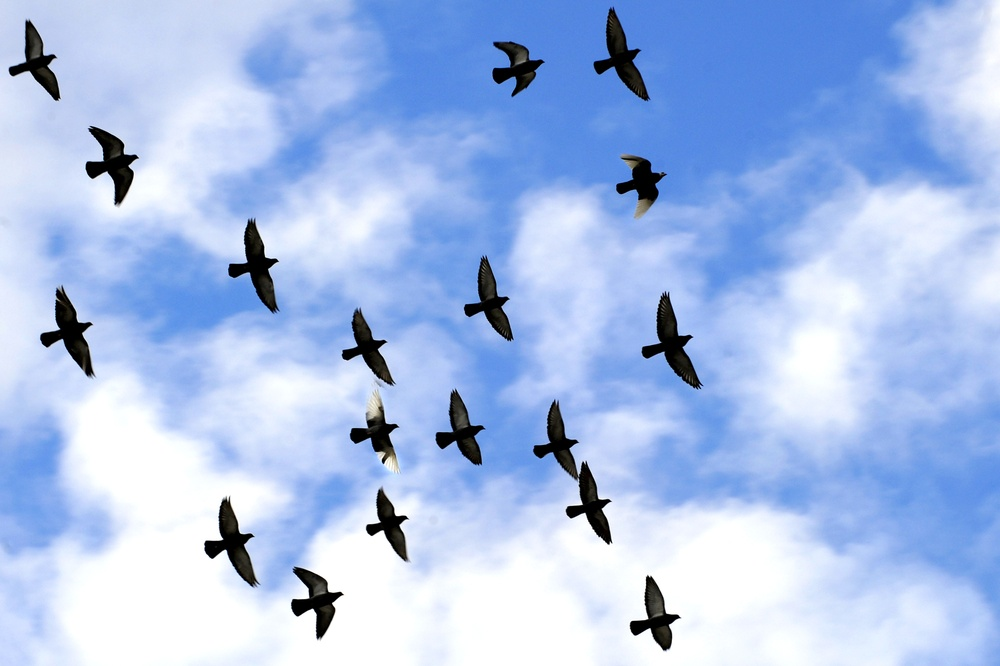
#> input picture images/birds.jpg, 1000 x 666 px, shrunk from 2000 x 1331 before the run
$ jupyter execute MorphologicalOperations.ipynb   (shell and % lines are left out)
#> lines starting #> are read from the running program, lines starting #| are printed output that depends on the picture; after the words box and inside, x2 and y2 are one past the last pixel; in counts of white or black regions, pixels touching at a corner belong together
# Morphological image operations

** Bird Counting **

I've used some simple morphological image operations from scipy.morphology module.

The goal was to count how many birds were in an image

Here are the steps taken :

1. Load the image as an ndimage matrix object
2. Filter all pixels for those with a color tone less than 100/255
3. Get a binary representation of the pixels that satisfy the condition in step 2
4. Apply some dilation and erosion in order to get rid of noise and isolate the birds
5. Count all contiguous areas

[cell 1]
import scipy.ndimage
import matplotlib.pyplot as plt
import numpy


def plotImage(image, cmap='gray'):
    birdsPlot = plt.imshow(image, cmap=cmap)
    birdsPlot.axes.get_xaxis().set_visible(False)
    birdsPlot.axes.get_yaxis().set_visible(False)
    plt.show()

birdsOriginal = scipy.ndimage.imread("images/birds.jpg")
#> birdsOriginal is the input picture: shape (666, 1000, 3); mean R, G, B 168.5, 191.6, 233.4

print("Original image:")
plotImage(birdsOriginal)

[cell 2]
birdsColorMap = birdsOriginal < [100,100,100]
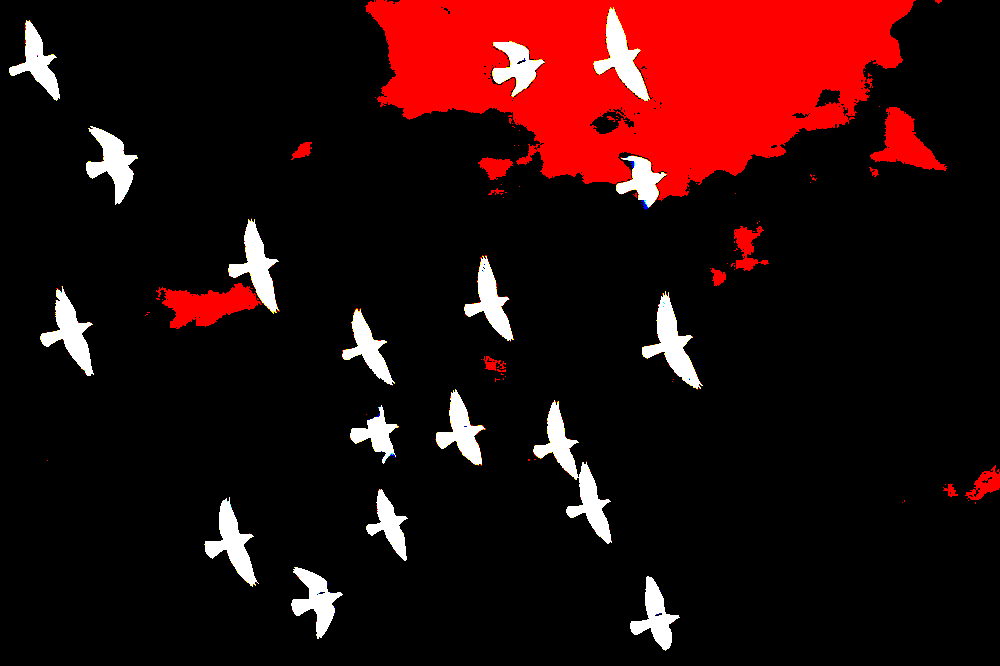
#> birdsColorMap: shape (666, 1000, 3) bool; mean R, G, B 0.156, 0.0417, 0.041

r,g,b = birdsColorMap.T
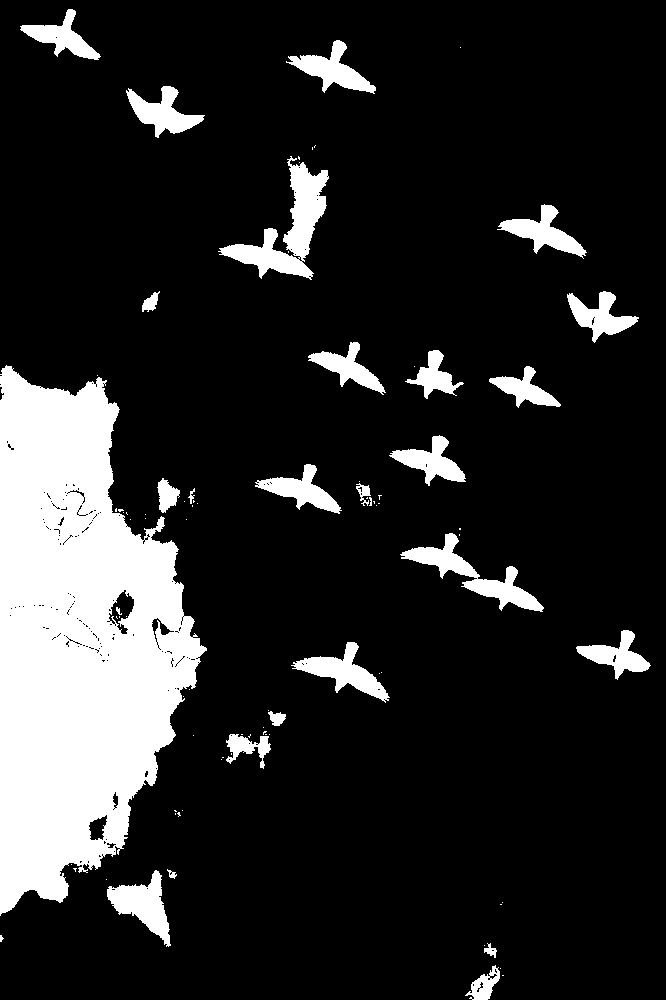
#> r: shape (1000, 666) bool; 15.6% white; 86 white regions (60 under 20 px), largest, box (x1, y1, x2, y2) and area: (0, 365, 207, 916) 73031, (218, 156, 329, 280) 4368, (400, 533, 544, 612) 2826
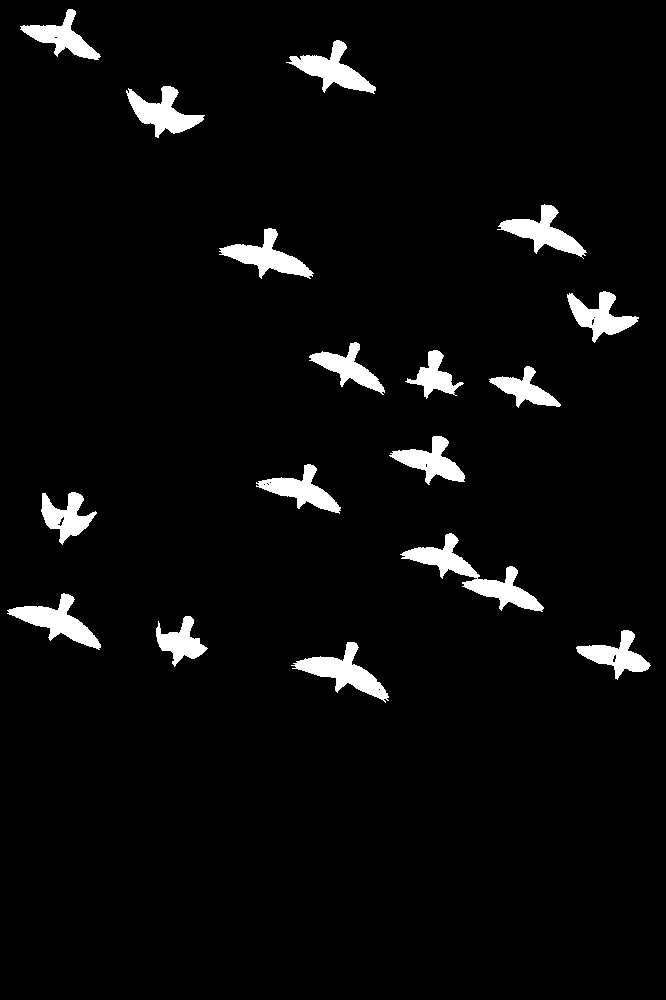
#> g: shape (1000, 666) bool; 4.2% white; 17 white regions, largest, box (x1, y1, x2, y2) and area: (400, 533, 544, 612) 2794, (291, 642, 389, 703) 2011, (7, 593, 101, 650) 1911
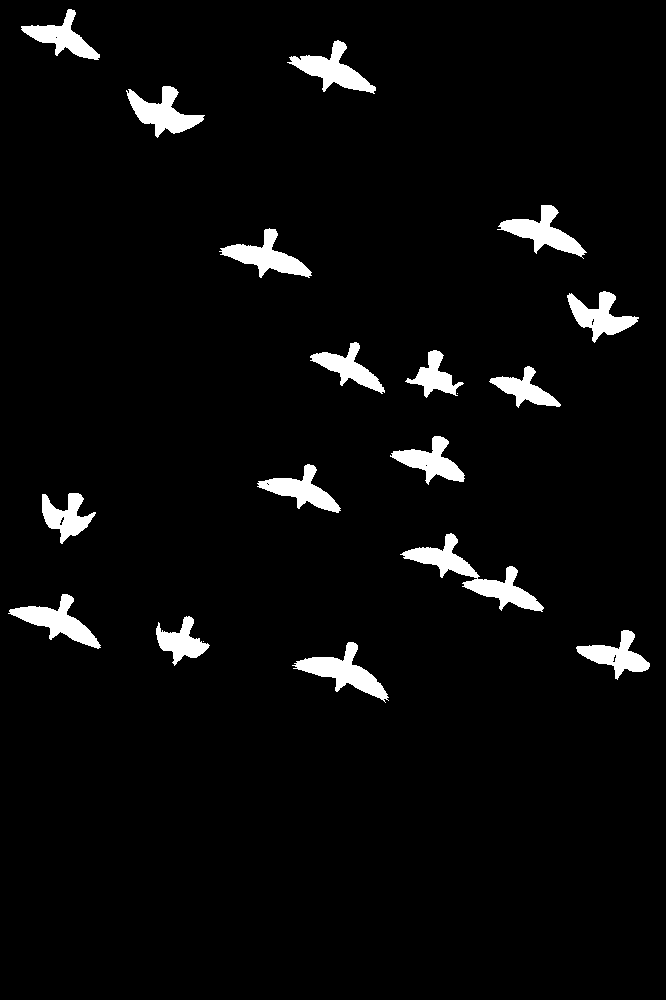
#> b: shape (1000, 666) bool; 4.1% white; 19 white regions (2 under 20 px), largest, box (x1, y1, x2, y2) and area: (400, 533, 544, 612) 2749, (292, 642, 389, 703) 1968, (8, 594, 101, 649) 1801

# Hack: Using the green channel, because in this particular image, when inverted,
#       pixels with full green would mean it's a white pixel.

binaryBirds = g.T
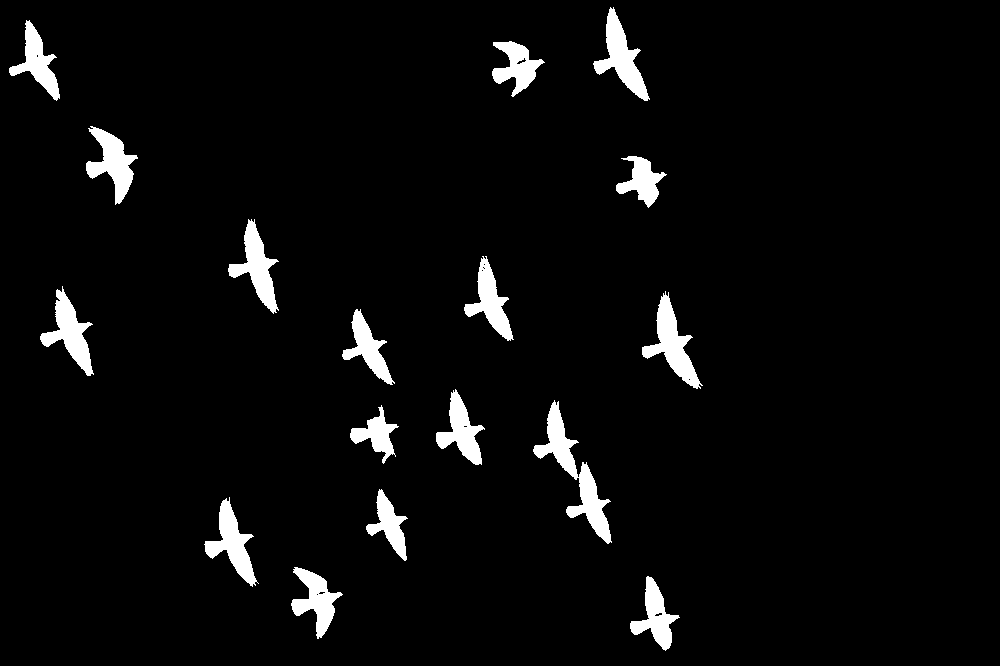
#> binaryBirds: shape (666, 1000) bool; 4.2% white; 17 white regions, largest, box (x1, y1, x2, y2) and area: (533, 400, 612, 544) 2794, (642, 291, 703, 389) 2011, (593, 7, 650, 101) 1911
print("Binary image:")
plotImage(binaryBirds)

[cell 3]
# I've chosen a disk-type structuring element so as to avoid birds' wings reaching out and touching others on dilation
struct = [[0, 0, 1, 1, 1, 0, 0],
          [0, 1, 1, 1, 1, 1, 0],
          [1, 1, 1, 1, 1, 1, 1],
          [1, 1, 1, 1, 1, 1, 1],
          [1, 1, 1, 1, 1, 1, 1],
          [0, 1, 1, 1, 1, 1, 0],
          [0, 0, 1, 1, 1, 0, 0]]


birdsImage = binaryBirds

# Two erosions and two dilations to get rid of noise, and isolate bird structures.
birdsImage = scipy.ndimage.binary_erosion(birdsImage, struct, iterations=2).astype(birdsImage.dtype)
#> birdsImage: shape (666, 1000) bool; 0.79% white; 35 white regions (12 under 20 px), largest, box (x1, y1, x2, y2) and area: (663, 307, 689, 374) 491, (612, 23, 640, 90) 469, (62, 304, 85, 363) 425
birdsImage = scipy.ndimage.binary_dilation(birdsImage, struct, iterations=2).astype(birdsImage.dtype)
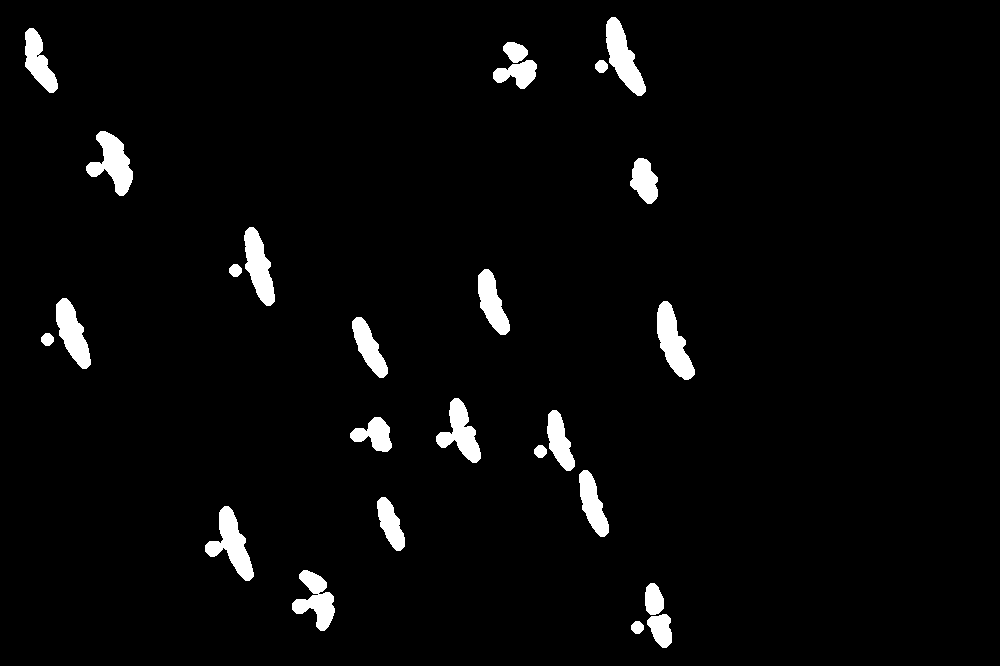
#> birdsImage: shape (666, 1000) bool; 3.4% white; 25 white regions, largest, box (x1, y1, x2, y2) and area: (205, 506, 254, 581) 1565, (657, 301, 695, 380) 1551, (606, 17, 646, 96) 1529

plotImage(birdsImage)

[cell 4]
labeled_array, num_features = scipy.ndimage.label(birdsImage)
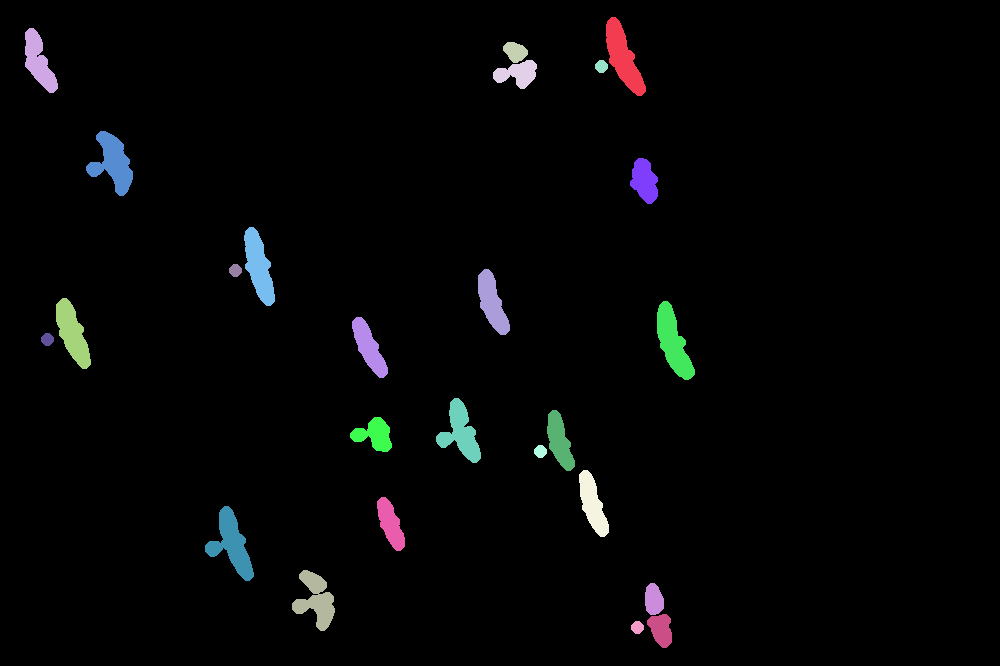
#> labeled_array: shape (666, 1000) int32; 26 distinct labels, from 0 to 25; one colour per label, 0 black
#> num_features = 25

print("%d birds have been detected." % num_features)
#| 25 birds have been detected.

# Plotting with a colorful color-map so as to demonstrate the contiguous areas detected
plotImage(labeled_array, 'Paired')
